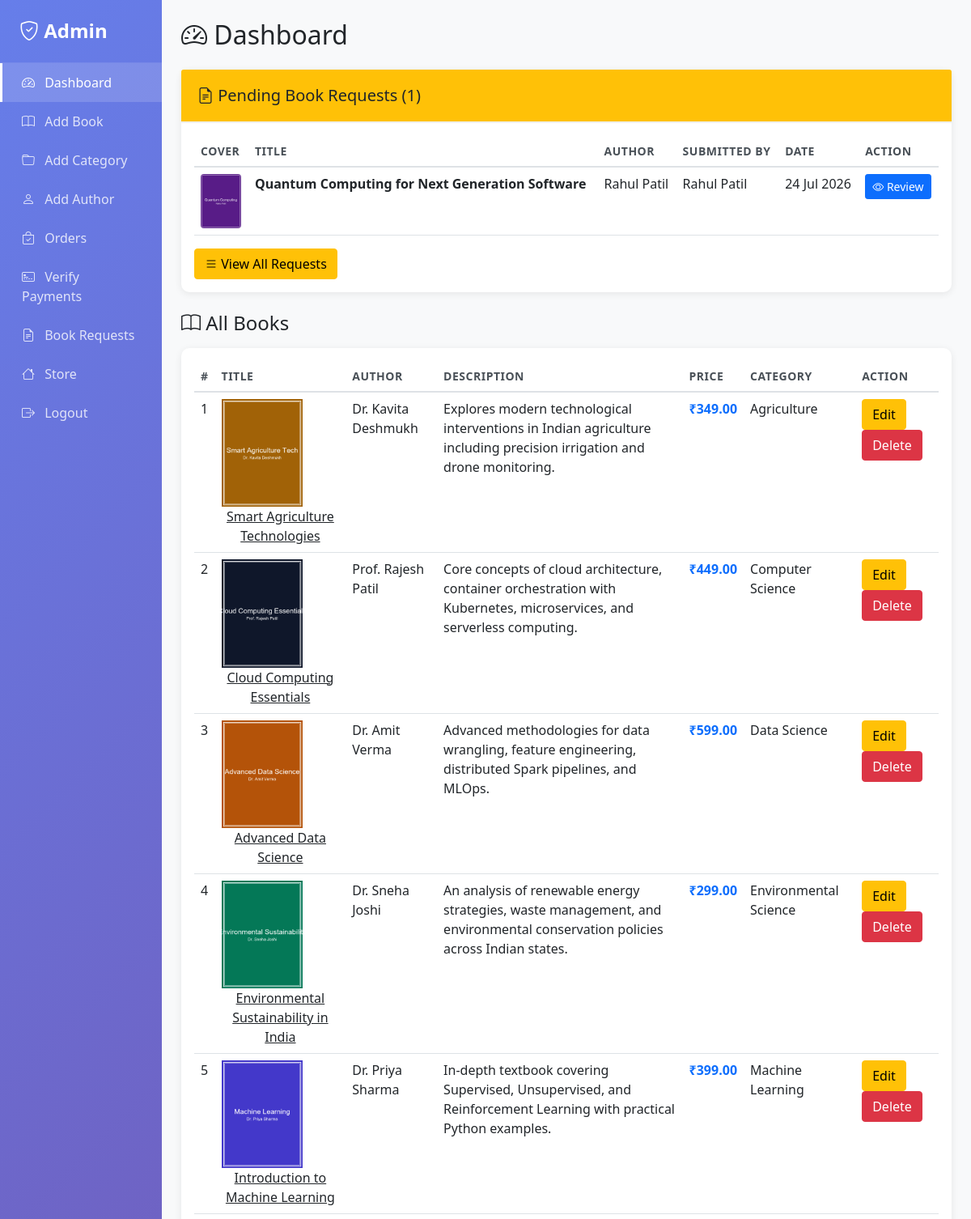
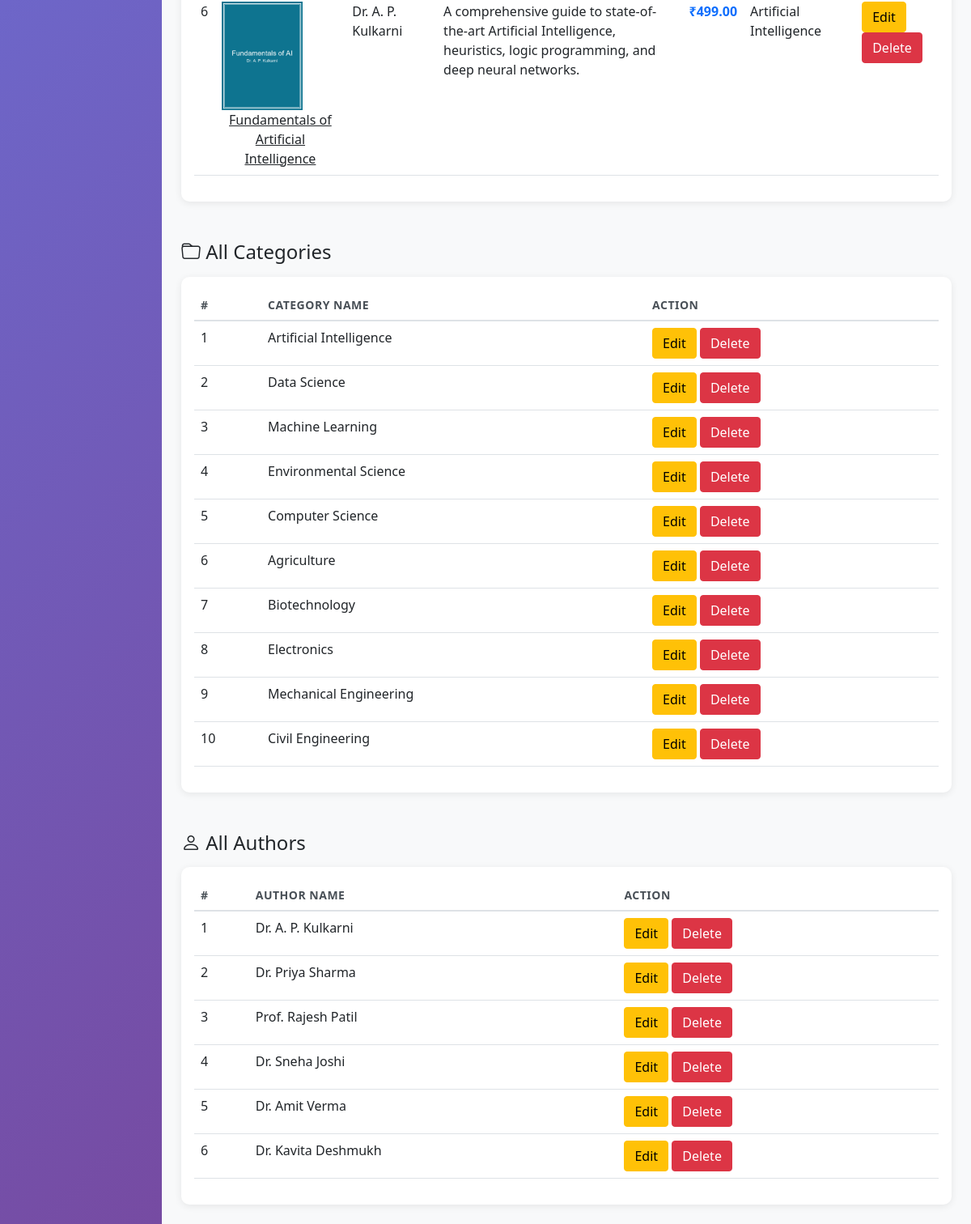
The page /admin.php (signed in) on the database its author committed (2 pictures, top to bottom).
### tables this page shows
CREATE TABLE IF NOT EXISTS `book_requests` (
  `id` INT(11) NOT NULL AUTO_INCREMENT,
  `user_id` INT(11) NOT NULL,
  `title` VARCHAR(255) NOT NULL,
  `description` TEXT NOT NULL,
  `author_name` VARCHAR(255) NOT NULL,
  `category_id` INT(11) NOT NULL,
  `price` DECIMAL(10,2) DEFAULT '0.00',
  `cover` VARCHAR(255) NOT NULL,
  `file` VARCHAR(255) NOT NULL,
  `preview_file` VARCHAR(255) DEFAULT NULL,
  `content_type` ENUM('book','research_paper') NOT NULL DEFAULT 'book',
  `isbn` VARCHAR(50) DEFAULT NULL,
  `doi` VARCHAR(100) DEFAULT NULL,
  `pages` INT(11) DEFAULT NULL,
  `format` ENUM('Paperback','eBook') DEFAULT 'eBook',
  `status` ENUM('pending','approved','payment_pending','published','rejected') DEFAULT 'pending',
  `publishing_fee` DECIMAL(10,2) DEFAULT '0.00',
  `payment_status` ENUM('unpaid','paid') DEFAULT 'unpaid',
  `transaction_id` VARCHAR(191) DEFAULT NULL,
  `scanner_status` ENUM('pending','passed','failed') DEFAULT 'passed',
  `admin_notes` TEXT DEFAULT NULL,
  `created_at` TIMESTAMP DEFAULT CURRENT_TIMESTAMP,
  `reviewed_at` TIMESTAMP NULL DEFAULT NULL,
  `published_at` TIMESTAMP NULL DEFAULT NULL,
  PRIMARY KEY (`id`),
  KEY `idx_requests_user` (`user_id`),
  KEY `idx_requests_category` (`category_id`),
  KEY `idx_requests_status` (`status`),
  KEY `idx_requests_payment_status` (`payment_status`),
  CONSTRAINT `fk_requests_user` FOREIGN KEY (`user_id`) REFERENCES `users` (`id`) ON DELETE CASCADE ON UPDATE CASCADE,
  CONSTRAINT `fk_requests_category` FOREIGN KEY (`category_id`) REFERENCES `categories` (`id`) ON UPDATE CASCADE
);

CREATE TABLE IF NOT EXISTS `users` (
  `id` INT(11) NOT NULL AUTO_INCREMENT,
  `full_name` VARCHAR(255) NOT NULL,
  `email` VARCHAR(191) NOT NULL,
  `phone` VARCHAR(20) NOT NULL,
  `password` TEXT NOT NULL,
  `created_at` TIMESTAMP DEFAULT CURRENT_TIMESTAMP,
  `updated_at` TIMESTAMP DEFAULT CURRENT_TIMESTAMP ON UPDATE CURRENT_TIMESTAMP,
  PRIMARY KEY (`id`),
  UNIQUE KEY `idx_users_email` (`email`),
  INDEX `idx_users_phone` (`phone`)
);

CREATE TABLE IF NOT EXISTS `books` (
  `id` INT(11) NOT NULL AUTO_INCREMENT,
  `title` VARCHAR(255) NOT NULL,
  `subtitle` VARCHAR(255) DEFAULT NULL,
  `author_id` INT(11) NOT NULL,
  `description` TEXT NOT NULL,
  `category_id` INT(11) NOT NULL,
  `cover` VARCHAR(255) NOT NULL,
  `file` VARCHAR(255) NOT NULL,
  `preview_file` VARCHAR(255) DEFAULT NULL,
  `isbn` VARCHAR(50) DEFAULT NULL,
  `doi` VARCHAR(100) DEFAULT NULL,
  `pages` INT(11) DEFAULT NULL,
  `format` ENUM('Paperback','eBook') DEFAULT 'eBook',
  `language` VARCHAR(50) DEFAULT 'English',
  `edition` VARCHAR(50) DEFAULT '1st Edition',
  `keywords` TEXT DEFAULT NULL,
  `publication_date` DATE DEFAULT NULL,
  `price` DECIMAL(10,2) NOT NULL DEFAULT '0.00',
  `status` ENUM('Draft','Pending','Approved','Rejected','Published') NOT NULL DEFAULT 'Published',
  `content_type` ENUM('book','research_paper') NOT NULL DEFAULT 'book',
  `created_by` INT(11) DEFAULT NULL,
  `approved_by` INT(11) DEFAULT NULL,
  `approved_at` TIMESTAMP NULL DEFAULT NULL,
  `created_at` TIMESTAMP DEFAULT CURRENT_TIMESTAMP,
  `updated_at` TIMESTAMP DEFAULT CURRENT_TIMESTAMP ON UPDATE CURRENT_TIMESTAMP,
  PRIMARY KEY (`id`),
  KEY `idx_books_author` (`author_id`),
  KEY `idx_books_category` (`category_id`),
  KEY `idx_books_status` (`status`),
  KEY `idx_books_content_type` (`content_type`),
  CONSTRAINT `fk_books_author` FOREIGN KEY (`author_id`) REFERENCES `authors` (`id`) ON DELETE CASCADE ON UPDATE CASCADE,
  CONSTRAINT `fk_books_category` FOREIGN KEY (`category_id`) REFERENCES `categories` (`id`) ON UPDATE CASCADE
);

CREATE TABLE IF NOT EXISTS `authors` (
  `id` INT(11) NOT NULL AUTO_INCREMENT,
  `user_id` INT(11) DEFAULT NULL,
  `name` VARCHAR(255) NOT NULL,
  `photo` VARCHAR(255) DEFAULT NULL,
  `about` TEXT DEFAULT NULL,
  `qualification` VARCHAR(255) DEFAULT NULL,
  `designation` VARCHAR(255) DEFAULT NULL,
  `organization` VARCHAR(255) DEFAULT NULL,
  `contact` VARCHAR(255) DEFAULT NULL,
  `created_at` TIMESTAMP DEFAULT CURRENT_TIMESTAMP,
  `updated_at` TIMESTAMP DEFAULT CURRENT_TIMESTAMP ON UPDATE CURRENT_TIMESTAMP,
  PRIMARY KEY (`id`),
  KEY `idx_authors_user_id` (`user_id`),
  CONSTRAINT `fk_author_user` FOREIGN KEY (`user_id`) REFERENCES `users` (`id`) ON DELETE SET NULL ON UPDATE CASCADE
);

CREATE TABLE IF NOT EXISTS `categories` (
  `id` INT(11) NOT NULL AUTO_INCREMENT,
  `name` VARCHAR(191) NOT NULL,
  `created_at` TIMESTAMP DEFAULT CURRENT_TIMESTAMP,
  PRIMARY KEY (`id`),
  UNIQUE KEY `idx_categories_name` (`name`)
);

### php/func-book-request.php (called while the page is built, shortened)
<?php
function get_all_requests($con, $status = null) {
    if ($status) {
        $sql = "SELECT br.*, u.full_name, u.email, c.name as category_name
                FROM book_requests br
                JOIN users u ON br.user_id = u.id
                JOIN categories c ON br.category_id = c.id
                WHERE br.status = ?
                ORDER BY br.created_at DESC";
        $stmt = $con->prepare($sql);
        $stmt->execute([$status]);
    }
    return $stmt->fetchAll();
}

### php/func-book.php (called while the page is built, shortened)
<?php
function get_all_books($con){
   $sql  = "SELECT * FROM books ORDER bY id DESC";
   $stmt = $con->prepare($sql);
   $stmt->execute();
   if ($stmt->rowCount() > 0) {
   	  $books = $stmt->fetchAll();
   }else {
      $books = 0;
   }
   return $books;
}

### php/func-author.php (called while the page is built, shortened)
<?php
function get_all_author($con){
   $sql  = "SELECT * FROM authors";
   $stmt = $con->prepare($sql);
   $stmt->execute();
   if ($stmt->rowCount() > 0) {
   	  $authors = $stmt->fetchAll();
   }else {
      $authors = 0;
   }
   return $authors;
}

### php/func-category.php (called while the page is built, shortened)
<?php
function get_all_categories($con){
   $sql  = "SELECT * FROM categories";
   $stmt = $con->prepare($sql);
   $stmt->execute();
   if ($stmt->rowCount() > 0) {
   	  $categories = $stmt->fetchAll();
   }else {
      $categories = 0;
   }
   return $categories;
}

### admin.php (the view, shortened to what this page needs)
<?php
if (isset($_SESSION['user_id']) &&
    isset($_SESSION['user_email']) &&
    isset($_SESSION['user_type']) &&
    $_SESSION['user_type'] == 'admin') {
	include "db_conn.php";
	include "php/func-book.php";
    $books = get_all_books($conn);
	include "php/func-author.php";
    $authors = get_all_author($conn);
	include "php/func-category.php";
    $categories = get_all_categories($conn);
	include "php/func-book-request.php";
    $pending_requests = get_all_requests($conn, 'pending');
?>
<!DOCTYPE html>
<html lang="en">
<head>
	<link href="https://cdn.jsdelivr.net/npm/bootstrap@5.1.1/dist/css/bootstrap.min.css" rel="stylesheet">
	<link rel="stylesheet" href="https://cdn.jsdelivr.net/npm/bootstrap-icons@1.7.2/font/bootstrap-icons.css">
	<link rel="stylesheet" href="css/admin-style.css">
</head>
<body>
	<div class="container-fluid">
		<div class="row">
			<div class="col-md-2 admin-sidebar p-0">
				<div class="sidebar-header">
					<h4><i class="bi bi-shield-check"></i> Admin</h4>
				</div>
				<nav class="nav flex-column">
					<a class="nav-link active" href="admin.php"><i class="bi bi-speedometer2"></i> Dashboard</a>
					<a class="nav-link" href="add-book.php"><i class="bi bi-book"></i> Add Book</a>
					<a class="nav-link" href="add-category.php"><i class="bi bi-folder"></i> Add Category</a>
					<a class="nav-link" href="add-author.php"><i class="bi bi-person"></i> Add Author</a>
					<a class="nav-link" href="admin-orders.php"><i class="bi bi-bag-check"></i> Orders</a>
					<a class="nav-link" href="admin-verify-payments.php"><i class="bi bi-credit-card-2-front"></i> Verify Payments</a>
					<a class="nav-link" href="admin-book-requests.php"><i class="bi bi-file-earmark-text"></i> Book Requests</a>
					<a class="nav-link" href="index.php"><i class="bi bi-house"></i> Store</a>
					<a class="nav-link" href="logout.php"><i class="bi bi-box-arrow-right"></i> Logout</a>
				</nav>
			</div>
			<div class="col-md-10 admin-content p-4">
				<h2 class="mb-4"><i class="bi bi-speedometer2"></i> Dashboard</h2>
		<?php if (!empty($pending_requests)) { ?>
		<div class="card table-card border-0 mb-4">
			<div class="card-header bg-warning text-dark">
				<h5 class="mb-0"><i class="bi bi-file-earmark-text"></i> Pending Book Requests (<?= count($pending_requests) ?>)</h5>
			</div>
			<div class="card-body">
				<div class="table-responsive">
					<table class="table table-hover">
						<thead>
							<tr>
								<th>Cover</th>
								<th>Title</th>
								<th>Author</th>
								<th>Submitted By</th>
								<th>Date</th>
								<th>Action</th>
							</tr>
						</thead>
						<tbody>
							<?php foreach ($pending_requests as $request): ?>
							<tr>
								<td><img src="uploads/cover/<?= $request['cover'] ?>" width="50" class="rounded"></td>
								<td><strong><?= htmlspecialchars($request['title']) ?></strong></td>
								<td><?= htmlspecialchars($request['author_name']) ?></td>
								<td><?= htmlspecialchars($request['full_name']) ?></td>
								<td><?= date('d M Y', strtotime($request['created_at'])) ?></td>
								<td>
									<a href="admin-book-requests.php" class="btn btn-sm btn-primary">
										<i class="bi bi-eye"></i> Review
									</a>
								</td>
							</tr>
							<?php endforeach; ?>
						</tbody>
					</table>
				</div>
				<a href="admin-book-requests.php" class="btn btn-warning">
					<i class="bi bi-list"></i> View All Requests
				</a>
			</div>
		</div>
		<?php } ?>
        <?php  if ($books == 0) { ?>
        	<div class="card table-card border-0 text-center py-5">
        		<div class="card-body">
        			<i class="bi bi-inbox display-1 text-muted mb-3"></i>
				<h4>No Books Available</h4>
			  	<p class="text-muted">There is no book in the database</p>
			</div>
		  </div>
        <?php }else {?>
		<h4 class="mb-3"><i class="bi bi-book"></i> All Books</h4>
		<div class="card table-card border-0">
			<div class="card-body">
				<div class="table-responsive">
		<table class="table table-hover">
			<thead>
				<tr>
					<th>#</th>
					<th>Title</th>
					<th>Author</th>
					<th>Description</th>
					<th>Price</th>
					<th>Category</th>
					<th>Action</th>
				</tr>
			</thead>
			<tbody>
			  <?php
			  $i = 0;
			  foreach ($books as $book) {
			    $i++;
			  ?>
			  <tr>
				<td><?=$i?></td>
				<td>
					<img width="100"
					     src="uploads/cover/<?=$book['cover']?>" >
					<a  class="link-dark d-block
					           text-center"
					    href="uploads/files/<?=$book['file']?>">
					   <?=$book['title']?>
					</a>
				</td>
				<td>
					<?php if ($authors == 0) {
						echo "Undefined";}else{
					    foreach ($authors as $author) {
					    	if ($author['id'] == $book['author_id']) {
					    		echo $author['name'];
					    	}
					    }
					}
					?>
				</td>
				<td><?=$book['description']?></td>
				<td><strong class="text-primary">₹<?=number_format($book['price'], 2)?></strong></td>
				<td>
					<?php if ($categories == 0) {
						echo "Undefined";}else{
					    foreach ($categories as $category) {
					    	if ($category['id'] == $book['category_id']) {
					    		echo $category['name'];
					    	}
					    }
					}
					?>
				</td>
				<td>
					<a href="edit-book.php?id=<?=$book['id']?>"
					   class="btn btn-warning">
					   Edit</a>
					<a href="php/delete-book.php?id=<?=$book['id']?>"
					   class="btn btn-danger">
				       Delete</a>
				</td>
			  </tr>
			  <?php } ?>
			</tbody>
		</table>
				</div>
			</div>
		</div>
	   <?php }?>
        <?php  if ($categories == 0) { ?>
        	<div class="card table-card border-0 text-center py-5 mt-4">
        		<div class="card-body">
        			<i class="bi bi-folder display-1 text-muted mb-3"></i>
				<h4>No Categories Available</h4>
			  	<p class="text-muted">There is no category in the database</p>
			</div>
		    </div>
        <?php }else {?>
		<h4 class="mt-5 mb-3"><i class="bi bi-folder"></i> All Categories</h4>
		<div class="card table-card border-0">
			<div class="card-body">
				<div class="table-responsive">
		<table class="table table-hover">
			<thead>
				<tr>
					<th>#</th>
					<th>Category Name</th>
					<th>Action</th>
				</tr>
			</thead>
			<tbody>
				<?php
				$j = 0;
				foreach ($categories as $category ) {
				$j++;
				?>
				<tr>
					<td><?=$j?></td>
					<td><?=$category['name']?></td>
					<td>
						<a href="edit-category.php?id=<?=$category['id']?>"
						   class="btn btn-warning">
						   Edit</a>
						<a href="php/delete-category.php?id=<?=$category['id']?>"
						   class="btn btn-danger">
					       Delete</a>
					</td>
				</tr>
			    <?php } ?>
			</tbody>
		</table>
				</div>
			</div>
		</div>
	    <?php } ?>
	    <?php  if ($authors == 0) { ?>
        	<div class="card table-card border-0 text-center py-5 mt-4">
        		<div class="card-body">
        			<i class="bi bi-person display-1 text-muted mb-3"></i>
				<h4>No Authors Available</h4>
			  	<p class="text-muted">There is no author in the database</p>
			</div>
		    </div>
        <?php }else {?>
		<h4 class="mt-5 mb-3"><i class="bi bi-person"></i> All Authors</h4>
		<div class="card table-card border-0">
			<div class="card-body">
				<div class="table-responsive">
         <table class="table table-hover">
			<thead>
				<tr>
					<th>#</th>
					<th>Author Name</th>
					<th>Action</th>
				</tr>
			</thead>
			<tbody>
				<?php
				$k = 0;
				foreach ($authors as $author ) {
				$k++;
				?>
				<tr>
					<td><?=$k?></td>
					<td><?=$author['name']?></td>
					<td>
						<a href="edit-author.php?id=<?=$author['id']?>"
						   class="btn btn-warning">
						   Edit</a>
						<a href="php/delete-author.php?id=<?=$author['id']?>"
						   class="btn btn-danger">
					       Delete</a>
					</td>
				</tr>
			    <?php } ?>
			</tbody>
		</table>
				</div>
			</div>
		</div>
		<?php } ?>
			</div>
		</div>
	</div>
</body>
</html>
<?php }else{
  header("Location: login.php");
  exit;
} ?>

### css/admin-style.css (style rules this page uses)
.admin-sidebar { background: linear-gradient(135deg, #667eea 0%, #764ba2 100%); min-height: 100vh; box-shadow: 2px 0 10px rgba(0,0,0,0.1); }
.admin-sidebar .sidebar-header { padding: 1.5rem; border-bottom: 1px solid rgba(255,255,255,0.1); }
.admin-sidebar .sidebar-header h4 { color: white; font-weight: 600; margin: 0; }
.admin-sidebar .nav-link { color: rgba(255,255,255,0.8) !important; padding: 0.75rem 1.5rem; transition: all 0.3s; border-left: 3px solid transparent; }
.admin-sidebar .nav-link.active { background: rgba(255,255,255,0.15); color: white !important; border-left-color: white; }
.admin-sidebar .nav-link i { margin-right: 0.5rem; width: 20px; }
.admin-content { background: #f8f9fa; min-height: 100vh; }
.table-card { border-radius: 10px; border: none; box-shadow: 0 2px 10px rgba(0,0,0,0.08); }
.table-card .card-header { background: white; border-bottom: 2px solid #f0f0f0; padding: 1.25rem; }
.table thead th { border-bottom: 2px solid #dee2e6; font-weight: 600; color: #495057; font-size: 0.875rem; text-transform: uppercase; letter-spacing: 0.5px; }

### rows shown on the page
book_requests: cover (picture), title "Quantum Computing for Next Generation Software", author_name "Rahul Patil", user.full_name "Rahul Patil", created_at "24 Jul 2026"
books: cover (picture), title "Smart Agriculture Technologies", description "Explores modern technological interventions in Indian agriculture including precision irrigation and drone monitoring.", price "349.00"
authors: name "Dr. Kavita Deshmukh"
categories: name "Agriculture"
books: cover (picture), title "Cloud Computing Essentials", description "Core concepts of cloud architecture, container orchestration with Kubernetes, microservices, and serverless computing.", price "449.00"
authors: name "Prof. Rajesh Patil"
categories: name "Computer Science"
books: cover (picture), title "Advanced Data Science", description "Advanced methodologies for data wrangling, feature engineering, distributed Spark pipelines, and MLOps.", price "599.00"
authors: name "Dr. Amit Verma"
categories: name "Data Science"
books: cover (picture), title "Environmental Sustainability in India", description "An analysis of renewable energy strategies, waste management, and environmental conservation policies across Indian states.", price "299.00"
authors: name "Dr. Sneha Joshi"
categories: name "Environmental Science"
books: cover (picture), title "Introduction to Machine Learning", description "In-depth textbook covering Supervised, Unsupervised, and Reinforcement Learning with practical Python examples.", price "399.00"
authors: name "Dr. Priya Sharma"
categories: name "Machine Learning"
books: cover (picture), title "Fundamentals of Artificial Intelligence", description "A comprehensive guide to state-of-the-art Artificial Intelligence, heuristics, logic programming, and deep neural networks.", price "499.00"
authors: name "Dr. A. P. Kulkarni"
categories: name "Artificial Intelligence"
categories: name "Biotechnology"
categories: name "Electronics"
categories: name "Mechanical Engineering"
categories: name "Civil Engineering"

### other values the page prints
count($pending_requests) "1"
